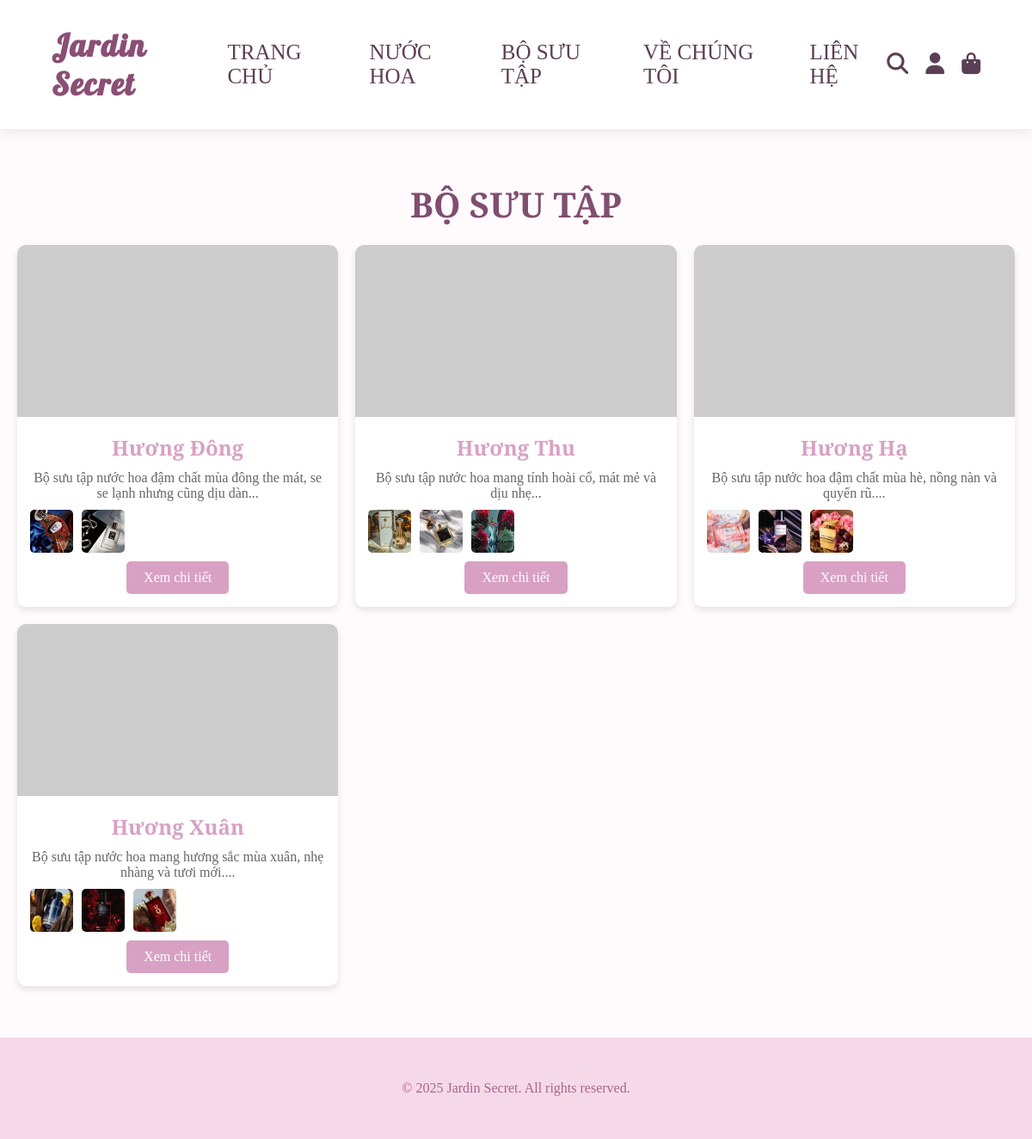
The page /collections.php on the database its author committed.
### tables this page shows
CREATE TABLE IF NOT EXISTS `collections` (
  `id` int(11) NOT NULL AUTO_INCREMENT,
  `name` varchar(255) NOT NULL,
  `description` text NOT NULL,
  `image` varchar(255) NOT NULL,
  PRIMARY KEY (`id`)
);

CREATE TABLE IF NOT EXISTS `products` (
  `id` int(11) NOT NULL AUTO_INCREMENT,
  `category_id` int(11) DEFAULT NULL,
  `name` varchar(100) NOT NULL,
  `description` text,
  `price` decimal(10,2) NOT NULL,
  `image` varchar(255) DEFAULT NULL,
  `stock` int(11) NOT NULL DEFAULT '0',
  `created_at` timestamp NOT NULL DEFAULT CURRENT_TIMESTAMP,
  `collection_id` int(11) DEFAULT NULL,
  PRIMARY KEY (`id`),
  KEY `category_id` (`category_id`)
);

### collections.php (the view, shortened to what this page needs)
<?php
require_once 'connect.php';
try {
    $query_collections = "SELECT * FROM collections ORDER BY id DESC";
    $result_collections = mysqli_query($conn, $query_collections);
    $collections = array();
    while ($row = mysqli_fetch_assoc($result_collections)) {
        $collections[] = $row;
    }
    foreach ($collections as $index => $collection) {
        $query_products = "SELECT * FROM products WHERE collection_id = ? LIMIT 3";
        $stmt = mysqli_prepare($conn, $query_products);
        mysqli_stmt_bind_param($stmt, 'i', $collection['id']);
        mysqli_stmt_execute($stmt);
        $result_products = mysqli_stmt_get_result($stmt);
        $products = array();
        while ($row = mysqli_fetch_assoc($result_products)) {
            $products[] = $row;
        }
        $collections[$index]['products'] = $products;
    }
} catch (Exception $e) {
    error_log("Lỗi lấy danh sách collections hoặc products: " . $e->getMessage());
    $error = "Không thể tải danh sách bộ sưu tập. Vui lòng thử lại sau.";
}
?>
<!DOCTYPE html>
<html lang="vi">
<head>
    <link rel="stylesheet" href="https://cdnjs.cloudflare.com/ajax/libs/font-awesome/6.4.0/css/all.min.css">
    <link rel="stylesheet" href="css/profile-style.css">
</head>
<body>
    <header>
        <nav>
            <div class="logo">Jardin Secret</div>
            <div class="nav-links">
                <a href="dashboard.php">TRANG CHỦ</a>
                <a href="products.php">NƯỚC HOA</a>
                <a href="collections.php">BỘ SƯU TẬP</a>
                <a href="about.php">VỀ CHÚNG TÔI</a>
                <a href="contact.php">LIÊN HỆ</a>
            </div>
            <div class="icons">
                <a href="search.php"><i class="fas fa-search"></i></a>
                <a href="profile.php"><i class="fas fa-user"></i></a>
                <a href="cart.php"><i class="fas fa-shopping-bag"></i></a>
            </div>
        </nav>
    </header>
    <section class="collections-container">
        <h1 class="section-title">BỘ SƯU TẬP</h1>
        <?php if (isset($error)) { ?>
            <p class="error"><?php echo htmlspecialchars($error, ENT_QUOTES, 'UTF-8'); ?></p>
        <?php } else { ?>
            <div class="collections-grid">
                <?php if (empty($collections)): ?>
                    <p class="no-data">Chưa có bộ sưu tập nào.</p>
                <?php else: ?>
                    <?php foreach ($collections as $collection): ?>
                        <div class="collection-card">
                            <?php
                            $base_url = '/LTW/';
                            $display_image = 'https://via.placeholder.com/300x200';
                            ?>
                            <img src="<?php echo htmlspecialchars($display_image, ENT_QUOTES, 'UTF-8'); ?>" alt="<?php echo htmlspecialchars($collection['name'], ENT_QUOTES, 'UTF-8'); ?>">
                            <div class="collection-info">
                                <h3><?php echo htmlspecialchars($collection['name'], ENT_QUOTES, 'UTF-8'); ?></h3>
                                <p><?php echo htmlspecialchars(substr($collection['description'], 0, 100), ENT_QUOTES, 'UTF-8'); ?>...</p>
                                <div class="product-list">
                                    <?php foreach ($collection['products'] as $product): ?>
                                        <img src="<?php echo htmlspecialchars($base_url . $product['image'], ENT_QUOTES, 'UTF-8'); ?>" alt="<?php echo htmlspecialchars($product['name'], ENT_QUOTES, 'UTF-8'); ?>">
                                    <?php endforeach; ?>
                                </div>
                                <a href="collection_details.php?id=<?php echo $collection['id']; ?>" class="view-details">Xem chi tiết</a>
                            </div>
                        </div>
                    <?php endforeach; ?>
                <?php endif; ?>
            </div>
        <?php } ?>
    </section>
    <footer>
        <p>© <?php echo date("Y"); ?> Jardin Secret. All rights reserved.</p>
    </footer>
</body>
</html>

### css/profile-style.css (style rules this page uses)
* { margin: 0; padding: 0; box-sizing: border-box; font-family: 'Playfair Display', serif; }
body { background: #fffafc; color: #5b3e55; }
header { background: rgba(255, 255, 255, 0.95); box-shadow: 0 2px 15px rgba(0, 0, 0, 0.1); position: relative; min-height: 100px; width: 100%; top: 0; z-index: 1000; }
.logo { font-family: 'Lobster', cursive; font-size: 36px; font-weight: 700; color: #8b4e75; letter-spacing: 2px; }
nav { display: flex; justify-content: space-between; align-items: center; padding: 30px 60px; }
.nav-links { display: flex; gap: 30px; }
.nav-links a { font-family: 'sans-serif'; font-size: 25px; text-decoration: none; color: #5b3e55; font-weight: 500; transition: all 0.3s; position: relative; }
.nav-links a::after { content: ''; position: absolute; width: 0; height: 2px; background: #d6a4c1; bottom: -5px; left: 0; transition: width 0.3s; }
.icons { display: flex; gap: 20px; }
.icons a { font-size: 25px; color: #5b3e55; transition: all 0.3s; }
.section-title { text-align: center; font-size: 2.5rem; color: #804e6f; margin-top: 40px; margin-bottom: 20px; }
footer { background: #f6d9e9; color: #a6668c; padding: 50px; text-align: center; margin-top: 40px; }

### collections.php (style rules this page uses)
.collections-container { max-width: 1200px; margin: 0 auto; padding: 20px; }
.collections-grid { display: grid; grid-template-columns: repeat(auto-fit, minmax(300px, 1fr)); gap: 20px; }
.collection-card { background-color: #fff; border-radius: 10px; overflow: hidden; box-shadow: 0 4px 8px rgba(0,0,0,0.1); transition: transform 0.3s; }
.collection-card img { width: 100%; height: 200px; object-fit: cover; }
.collection-info { padding: 15px; text-align: center; }
.collection-info h3 { margin: 0; font-size: 1.5rem; color: #d8a1c4; font-family: 'Playfair Display', serif; }
.collection-info p { margin: 10px 0; color: #666; font-size: 1rem; }
.product-list { display: flex; flex-wrap: wrap; gap: 10px; margin-top: 10px; }
.product-list img { width: 50px; height: 50px; object-fit: cover; border-radius: 5px; }
.view-details { display: inline-block; padding: 10px 20px; background-color: #d8a1c4; color: white; text-decoration: none; border-radius: 5px; margin: 10px; margin-bottom:0; }

### rows shown on the page
collections: name "Hương Đông", description "Bộ sưu tập nước hoa đậm chất mùa đông the mát, se se lạnh nhưng cũng dịu dàn"
products: image (picture)
products: image (picture)
collections: name "Hương Thu", description "Bộ sưu tập nước hoa mang tính hoài cổ, mát mẻ và dịu nhẹ"
products: image (picture)
products: image (picture)
products: image (picture)
collections: name "Hương Hạ", description "Bộ sưu tập nước hoa đậm chất mùa hè, nồng nàn và quyến rũ."
products: image+name (picture)
products: image (picture)
products: image (picture)
collections: name "Hương Xuân", description "Bộ sưu tập nước hoa mang hương sắc mùa xuân, nhẹ nhàng và tươi mới."
products: image+name (picture)
products: image+name (picture)
products: image (picture)
